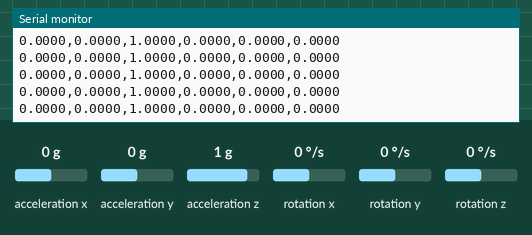
Simulated run of this sketch. Board: Arduino Nano 33 BLE. On the bench: the last lines printed to the serial monitor. The test bench sets the inputs (shaded band); at power-on: acceleration z 1 g, acceleration x 0 g, acceleration y 0 g, rotation x 0 °/s, rotation y 0 °/s, rotation z 0 °/s.

Above: at 4.2 s.
4.3 s: acceleration z set to 0.1 g
At 5.2 s:
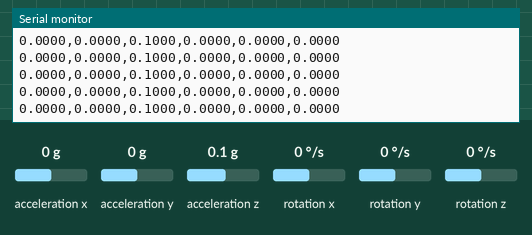
5.8 s: acceleration z set to -0.2 g
At 6.4 s:
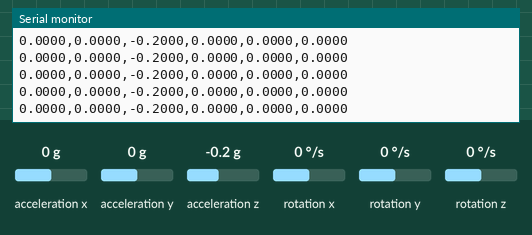
Timing chart, 0 to 8.8 s (numbered marks = the images above; inputs shaded):
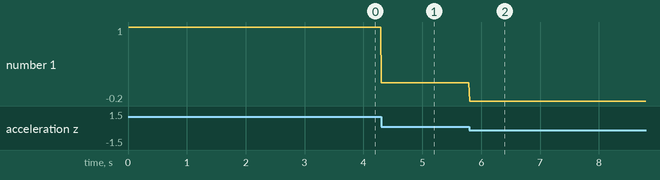

Measured:
- after the input at 4.3 s, the serial monitor: prints a new line at once (image 1)
- after the input at 5.8 s, the serial monitor: prints a new line at once (image 2)
- plotted number 1: 1 → 0.1 after the input at 4.3 s, 0.1 → -0.2 after the input at 5.8 s

The sketch:

project3.ino
```cpp
// -----------------------------------------------------------------------------
// Project 3: Posture Detection System
// Author: Shu-Wen yeh
// Date: Nov 07, 2025
//
// Description:
// This program uses the onboard IMU BMI270(Acceleration, Gyroscope) to detect a user's
// posture (supine, prone, side, sit, or unknown) based on sensor data.
// Collect these data from Arduino board and use machine learning to build a
// model to detect the posture.
// -----------------------------------------------------------------------------

#include <Arduino_BMI270_BMM150.h>

// fixed sample rate
float sampleRate = 100.0;
long interval = 1000.0 / sampleRate; // 10 milliseconds
long lastMillis = 0;

void setup() {
  Serial.begin(115200);
  while (!Serial);

  if (!IMU.begin()) {
    Serial.println("Failed to initialize IMU!");
    while(1);
  }

  Serial.print("IMU initialized. Manually sampling at ");
  Serial.print(sampleRate);
  Serial.println(" Hz.");

  Serial.println("IMU initialized. Send any character to start logging...");
}

void loop() {
  if (Serial.available()>0) {
    Serial.read();
  }

  float ax, ay, az, gx, gy, gz;

  if (millis() - lastMillis >= interval) {
    // reset timer
    lastMillis = millis();

      if (IMU.accelerationAvailable() && IMU.gyroscopeAvailable()) {
      IMU.readAcceleration(ax, ay, az);
      IMU.readGyroscope(gx, gy, gz);

      Serial.print(ax, 4);
      Serial.print(",");
      Serial.print(ay, 4);
      Serial.print(",");
      Serial.print(az, 4);
      Serial.print(",");
      Serial.print(gx, 4);
      Serial.print(",");
      Serial.print(gy, 4);
      Serial.print(",");
      Serial.println(gz, 4);
    }
  }
}
```
